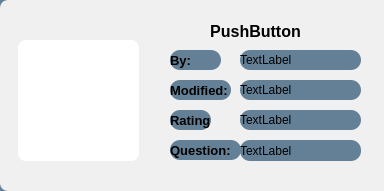
<?xml version="1.0" encoding="UTF-8"?>
<ui version="4.0">
 <class>CoursesAdvertise</class>
 <widget class="QWidget" name="CoursesAdvertise">
  <property name="geometry">
   <rect>
    <x>0</x>
    <y>0</y>
    <width>384</width>
    <height>191</height>
   </rect>
  </property>
  <property name="windowTitle">
   <string>Form</string>
  </property>
  <property name="styleSheet">
   <string notr="true">QWidget {
	border: 1px solid black; border-radius: 10px;
	background-color: rgb(100, 128, 150);
}

QLabel {
	border: none;
    background-color: grba(0,0,0,0);
}

QPushButton {
	border: none;
}</string>
  </property>
  <widget class="QPushButton" name="coursesName">
   <property name="geometry">
    <rect>
     <x>160</x>
     <y>20</y>
     <width>191</width>
     <height>23</height>
    </rect>
   </property>
   <property name="font">
    <font>
     <pointsize>12</pointsize>
     <weight>75</weight>
     <bold>true</bold>
    </font>
   </property>
   <property name="styleSheet">
    <string notr="true">background-color: rgba(0, 0, 0, 0);
border: 0px;</string>
   </property>
   <property name="text">
    <string>PushButton</string>
   </property>
  </widget>
  <widget class="QLabel" name="ratingLbl">
   <property name="geometry">
    <rect>
     <x>240</x>
     <y>110</y>
     <width>121</width>
     <height>20</height>
    </rect>
   </property>
   <property name="text">
    <string>TextLabel</string>
   </property>
  </widget>
  <widget class="QLabel" name="questionNumberLbl">
   <property name="geometry">
    <rect>
     <x>240</x>
     <y>140</y>
     <width>121</width>
     <height>21</height>
    </rect>
   </property>
   <property name="text">
    <string>TextLabel</string>
   </property>
  </widget>
  <widget class="QLabel" name="dayModifiedLbl">
   <property name="geometry">
    <rect>
     <x>240</x>
     <y>80</y>
     <width>121</width>
     <height>20</height>
    </rect>
   </property>
   <property name="text">
    <string>TextLabel</string>
   </property>
  </widget>
  <widget class="QLabel" name="authorLbl">
   <property name="geometry">
    <rect>
     <x>240</x>
     <y>50</y>
     <width>121</width>
     <height>20</height>
    </rect>
   </property>
   <property name="text">
    <string>TextLabel</string>
   </property>
  </widget>
  <widget class="QLabel" name="label_5">
   <property name="geometry">
    <rect>
     <x>170</x>
     <y>110</y>
     <width>41</width>
     <height>20</height>
    </rect>
   </property>
   <property name="font">
    <font>
     <pointsize>10</pointsize>
     <weight>75</weight>
     <bold>true</bold>
    </font>
   </property>
   <property name="text">
    <string>Rating:</string>
   </property>
  </widget>
  <widget class="QLabel" name="label_6">
   <property name="geometry">
    <rect>
     <x>170</x>
     <y>140</y>
     <width>71</width>
     <height>20</height>
    </rect>
   </property>
   <property name="font">
    <font>
     <pointsize>10</pointsize>
     <weight>75</weight>
     <bold>true</bold>
    </font>
   </property>
   <property name="text">
    <string>Question:</string>
   </property>
  </widget>
  <widget class="QLabel" name="label_7">
   <property name="geometry">
    <rect>
     <x>170</x>
     <y>80</y>
     <width>61</width>
     <height>20</height>
    </rect>
   </property>
   <property name="font">
    <font>
     <pointsize>10</pointsize>
     <weight>75</weight>
     <bold>true</bold>
    </font>
   </property>
   <property name="text">
    <string>Modified:</string>
   </property>
  </widget>
  <widget class="QLabel" name="label_8">
   <property name="geometry">
    <rect>
     <x>170</x>
     <y>50</y>
     <width>51</width>
     <height>20</height>
    </rect>
   </property>
   <property name="font">
    <font>
     <pointsize>10</pointsize>
     <weight>75</weight>
     <bold>true</bold>
    </font>
   </property>
   <property name="text">
    <string>By:</string>
   </property>
  </widget>
  <widget class="QFrame" name="frame">
   <property name="geometry">
    <rect>
     <x>0</x>
     <y>0</y>
     <width>391</width>
     <height>191</height>
    </rect>
   </property>
   <property name="styleSheet">
    <string notr="true">QFrame {
	background-color: rgba(240, 240, 240, 255);
	border-radius: 8px;
	border: 0px;
}</string>
   </property>
   <property name="frameShape">
    <enum>QFrame::StyledPanel</enum>
   </property>
   <property name="frameShadow">
    <enum>QFrame::Raised</enum>
   </property>
   <widget class="QLabel" name="demoLbl">
    <property name="geometry">
     <rect>
      <x>18</x>
      <y>40</y>
      <width>121</width>
      <height>121</height>
     </rect>
    </property>
    <property name="styleSheet">
     <string notr="true">background-color: #fff;</string>
    </property>
    <property name="text">
     <string/>
    </property>
   </widget>
  </widget>
  <zorder>frame</zorder>
  <zorder>coursesName</zorder>
  <zorder>ratingLbl</zorder>
  <zorder>questionNumberLbl</zorder>
  <zorder>dayModifiedLbl</zorder>
  <zorder>authorLbl</zorder>
  <zorder>label_5</zorder>
  <zorder>label_6</zorder>
  <zorder>label_7</zorder>
  <zorder>label_8</zorder>
 </widget>
 <resources/>
 <connections/>
</ui>
